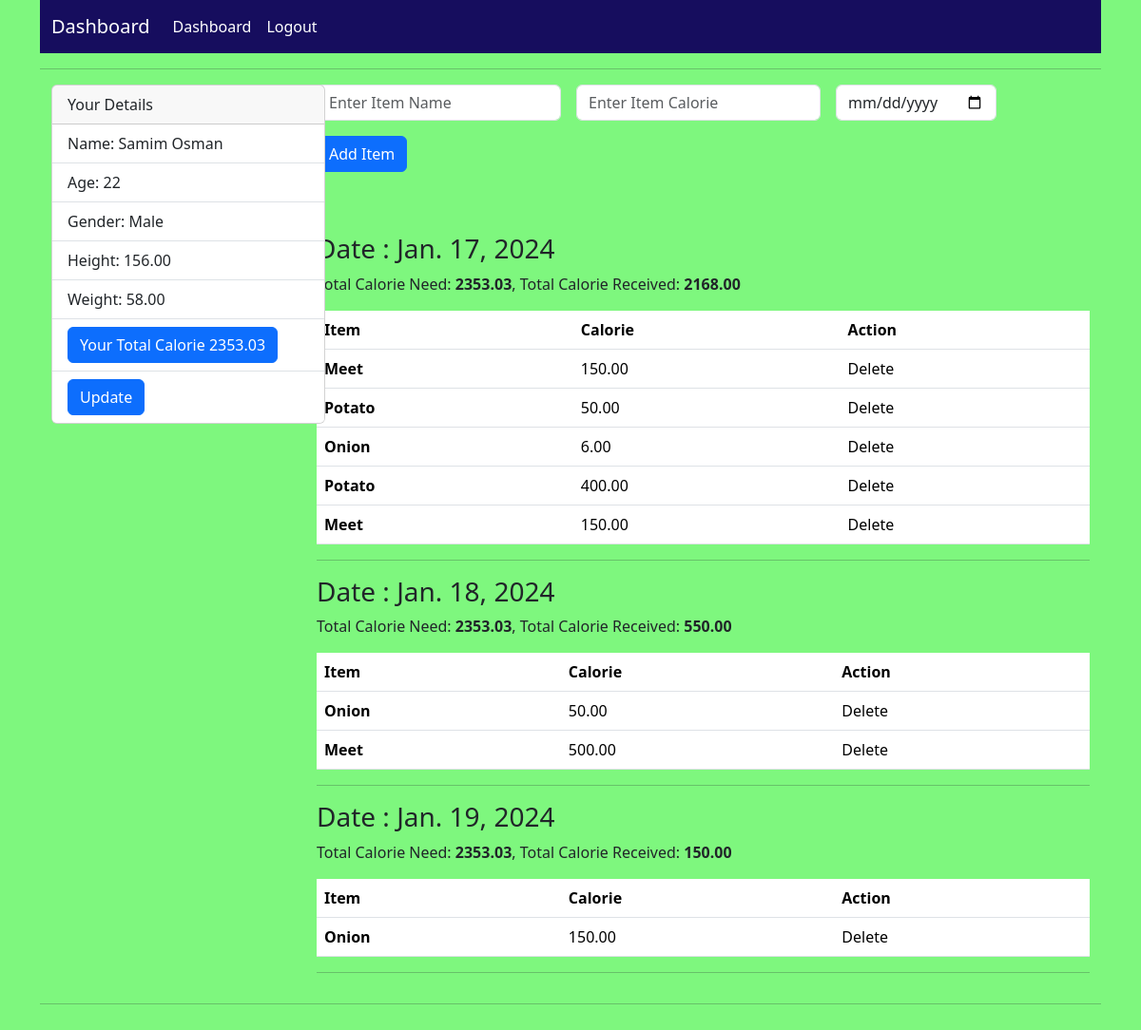
The page /dashboard/ (signed in) on the database its author committed.
### calorie_counter_app/models.py (models this page shows, shortened)
class Calorie_Counter_Model(models.Model):
    GENDER = (
        ('Male', 'Male'),
        ('Female', 'Female'),
        ('Others', 'Others'),
    )
    user = models.ForeignKey(User, on_delete=models.CASCADE, blank=True, null=True)
    name = models.CharField(max_length=100)
    age = models.PositiveIntegerField()
    gender = models.CharField(max_length=10, choices=GENDER, blank=True, null=True)
    height = models.DecimalField(max_digits=9, decimal_places=2)
    weight = models.DecimalField(max_digits=9, decimal_places=2)
    total_calorie = models.DecimalField(max_digits=9, decimal_places=2, blank=True, null=True)

class Date_Model(models.Model):
    user = models.ForeignKey(User, on_delete=models.CASCADE, blank=True, null=True)
    date = models.DateField(blank=True, null=True)
    need_calorie = models.DecimalField(max_digits=9, decimal_places=2, blank=True, null=True, default=0)
    today_total_calorie = models.DecimalField(max_digits=9, decimal_places=2, blank=True, null=True, default=0)

class Iteam_Calorie_Model(models.Model):
    user = models.ForeignKey(User, on_delete=models.CASCADE, blank=True, null=True)
    item = models.CharField(max_length=100)
    calorie = models.DecimalField(max_digits=9, decimal_places=2)
    date = models.ForeignKey(Date_Model, on_delete=models.CASCADE, blank=True, null=True, related_name='item_date')

### calorie_counter_app/views.py (the view, shortened to what this page needs)
# urls.py: path('dashboard/', dashboard, name='dashboard'),
def dashboard(request):
    user = request.user
    context = {}
    calorie_form = Calorie_Counter_Form()
    context['calorie_form'] = calorie_form
    if Calorie_Counter_Model.objects.filter(user=user).exists():
        user_calorie = Calorie_Counter_Model.objects.get(user=user)
        context['user_calorie'] = user_calorie
    if Date_Model.objects.filter(user=user).exists():
        daily = Date_Model.objects.filter(user=user)
        context['daily'] = daily
    item_form = Iteam_Calorie_Form()
    context['item_form'] = item_form
    return render(request, 'dashboard.html', context)

### calorie_counter_app/forms.py
class Calorie_Counter_Form(forms.ModelForm):
    class Meta:
        model = Calorie_Counter_Model
        fields = ['name', 'age', 'gender', 'height', 'weight']
        widgets = {
            'name': forms.TextInput(
                attrs={'class': 'form-control', 'placeholder': 'Enter Your Name'}
            ),
            'age': forms.NumberInput(
                attrs={'class': 'form-control', 'placeholder': 'Enter Your Age'}
            ),
            'gender': forms.Select(
                attrs={'class': 'form-control'}
            ),
            'height': forms.NumberInput(
                attrs={'class': 'form-control', 'placeholder': 'Enter Your Height in cm'}
            ),
            'weight': forms.NumberInput(
                attrs={'class': 'form-control', 'placeholder': 'Enter Your Weight in kg'}
            ),
        }

class Iteam_Calorie_Form(forms.ModelForm):
    class Meta:
        model = Iteam_Calorie_Model
        fields = ['item', 'calorie']
        widgets = {
            'item': forms.TextInput(
                attrs={'class': 'form-control', 'placeholder': 'Enter Item Name'}
            ),
            'calorie': forms.NumberInput(
                attrs={'class': 'form-control', 'placeholder': 'Enter Item Calorie'}
            ),
        }

### templates/dashboard.html (shortened to what this page needs)
{% extends 'base.html' %}
{% block body_content %}
<div class="container">
  {% if user_calorie %}
  <div class="row">
    <div class="col-3">
      <div class="card" style="width: 18rem;">
        <div class="card-header">
          Your Details
        </div>
        <ul class="list-group list-group-flush">
          <li class="list-group-item">Name: {{user_calorie.name}}</li>
          <li class="list-group-item">Age: {{user_calorie.age}}</li>
          <li class="list-group-item">Gender: {{user_calorie.gender}}</li>
          <li class="list-group-item">Height: {{user_calorie.height}}</li>
          <li class="list-group-item">Weight: {{user_calorie.weight}}</li>
          <li class="list-group-item">
            <a class="btn btn-primary">Your Total Calorie {{user_calorie.total_calorie}}</a>
          </li>
          <li class="list-group-item">
            <a class="btn btn-primary" href="{% url 'udpate_calorie' user_calorie.id %}">Update</a>
          </li>
        </ul>
      </div>
    </div>
    <div class="col-9">
      <form class="row g-3" method="POST">
        <div class="col-auto">
          {{item_form.item}}
        </div>
        <div class="col-auto">
          {{item_form.calorie}}
        </div>
        <div class="col-auto">
          <input type="date" name="date_input" class="form-control">
        </div>
        <div class="col-auto">
          <button type="submit" class="btn btn-primary mb-3">Add Item</button>
        </div>
      </form>
      <br><br>
      {% for daily in daily %}
      <div>
        <table class="table">
          <h3>Date : {{daily.date}}</h3>
          <thead>
            <tr>
              <th scope="col">Item</th>
              <th scope="col">Calorie</th>
              <th scope="col">Action</th>
            </tr>
          </thead>
          <tbody>
            {% for i in daily.item_date.all %}
            <tr>
              <th scope="row">{{i.item}}</th>
              <td>{{i.calorie}}</td>
              <td>Delete</td>
            </tr>
            {% endfor %}
            <p>
              Total Calorie Need: <b>{{daily.need_calorie}}</b>, Total Calorie Received:
              <b>{{daily.today_total_calorie}}</b>
            </p>
          </tbody>
        </table>
      </div>
      <hr>
      {% endfor %}
    </div>
  </div>
  {% endif %}
</div>
<hr>
<br>
{% endblock body_content %}

### templates/base.html (shortened to what this page needs)
<!doctype html>
<html lang="en">
<head>
    <link href="https://cdn.jsdelivr.net/npm/bootstrap@5.3.2/dist/css/bootstrap.min.css" rel="stylesheet"
>
</head>
<body style="background-color: #7ef77e;">
    <div class="container">
        <nav class="navbar navbar-expand-lg bg-body-tertiary" style="background-color: #160d5e !important">
            <div class="container-fluid">
                {% if request.user.is_authenticated %}
                <a class="navbar-brand" href="{% url 'dashboard' %}" style="color: white;">Dashboard</a>
                {% else %}
                <a class="navbar-brand" href="{% url 'home' %}" style="color: white;">Home</a>
                {% endif %}
                <div class="collapse navbar-collapse" id="navbarSupportedContent">
                    <ul class="navbar-nav me-auto mb-2 mb-lg-0">
                        {% if request.user.is_authenticated %}
                        <li class="nav-item">
                            <a class="nav-link active" aria-current="page" href="{% url 'dashboard' %}" style="color: white;">Dashboard</a>
                        </li>
                        <li class="nav-item">
                            <a class="nav-link active" aria-current="page" href="{% url 'logout' %}" style="color: white;">
                                Logout
                            </a>
                        </li>
                        {% endif %}
                    </ul>
                </div>
            </div>
        </nav>
        <hr>
        {% block body_content %}{% endblock body_content %}
    </div>
</body>
</html>

### rows shown on the page
Calorie_Counter_Model: name "Samim Osman", age "22", gender "Male", height "156.00", weight "58.00", total_calorie "2353.03"
Date_Model: date "Jan. 17, 2024", need_calorie "2353.03", today_total_calorie "2168.00"
Iteam_Calorie_Model: item "Meet", calorie "150.00"
Iteam_Calorie_Model: item "Potato", calorie "50.00"
Iteam_Calorie_Model: item "Onion", calorie "6.00"
Iteam_Calorie_Model: item "Potato", calorie "400.00"
Iteam_Calorie_Model: item "Meet", calorie "150.00"
Date_Model: date "Jan. 18, 2024", need_calorie "2353.03", today_total_calorie "550.00"
Iteam_Calorie_Model: item "Onion", calorie "50.00"
Iteam_Calorie_Model: item "Meet", calorie "500.00"
Date_Model: date "Jan. 19, 2024", need_calorie "2353.03", today_total_calorie "150.00"
Iteam_Calorie_Model: item "Onion", calorie "150.00"
